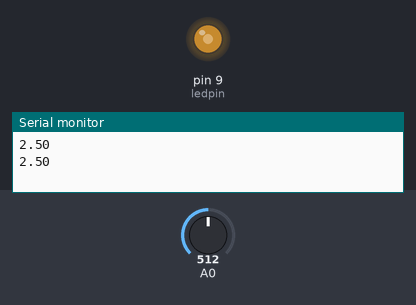
Simulated run of this sketch. Board: Arduino Uno, built with avr-gcc and run on an emulated ATmega328P. Parts: output pins drawn as LEDs (lit = HIGH), the last lines printed to the serial monitor. The inputs (shaded band) are chosen by the test bench; at power-on: A0 = 512.

Above: at 1.8 s.
1.9 s: A0 set to 716
At 2.6 s:
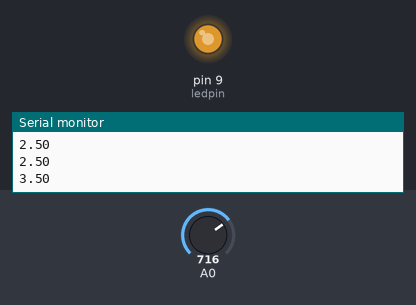
3.5 s: A0 set to 900
At 5.2 s:
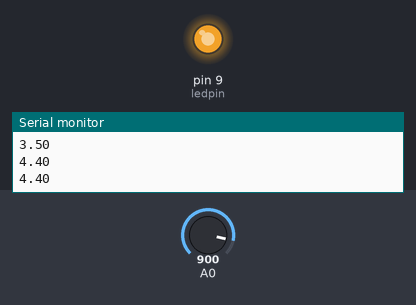
5.5 s: A0 set to 122
At 6.9 s:
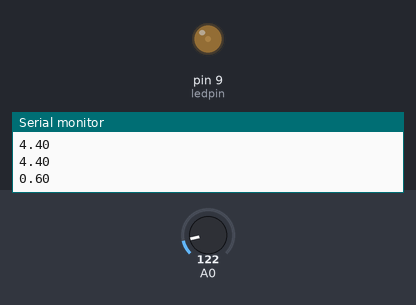
7.5 s: A0 set to 0
At 8.5 s:
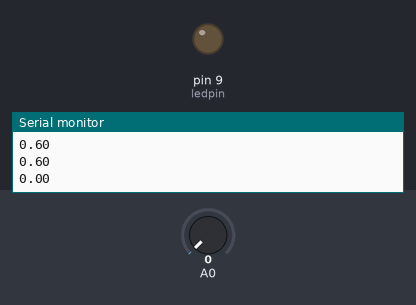
Timing chart, 0 to 10.5 s (numbered marks = the images above; inputs shaded):
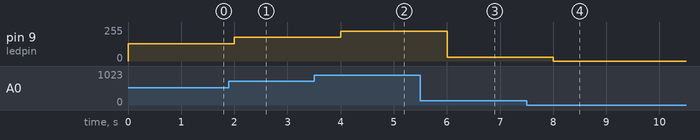

Measured:
- after the input at 1.9 s, pin 9 (ledpin): 128/255 → 179/255 after 0.10 s
- after the input at 3.5 s, pin 9 (ledpin): 179/255 → 225/255 after 0.50 s
- after the input at 5.5 s, pin 9 (ledpin): 225/255 → 30/255 after 0.50 s
- after the input at 7.5 s, pin 9 (ledpin): 30/255 → 0/255 after 0.50 s

The sketch:

project_5.ino
```cpp
int ledpin = 9;
int val = 0;
void setup() {
  // put your setup code here, to run once:
  pinMode(ledpin, OUTPUT);
  Serial.begin(9600);

}

void loop() {
  // put your main code here, to run repeatedly:
  val = analogRead(A0);
  analogWrite(ledpin, val / 4);
  float voltage= val*(5/1023.0);
  Serial.println(voltage);
  delay(1000);

}
```
